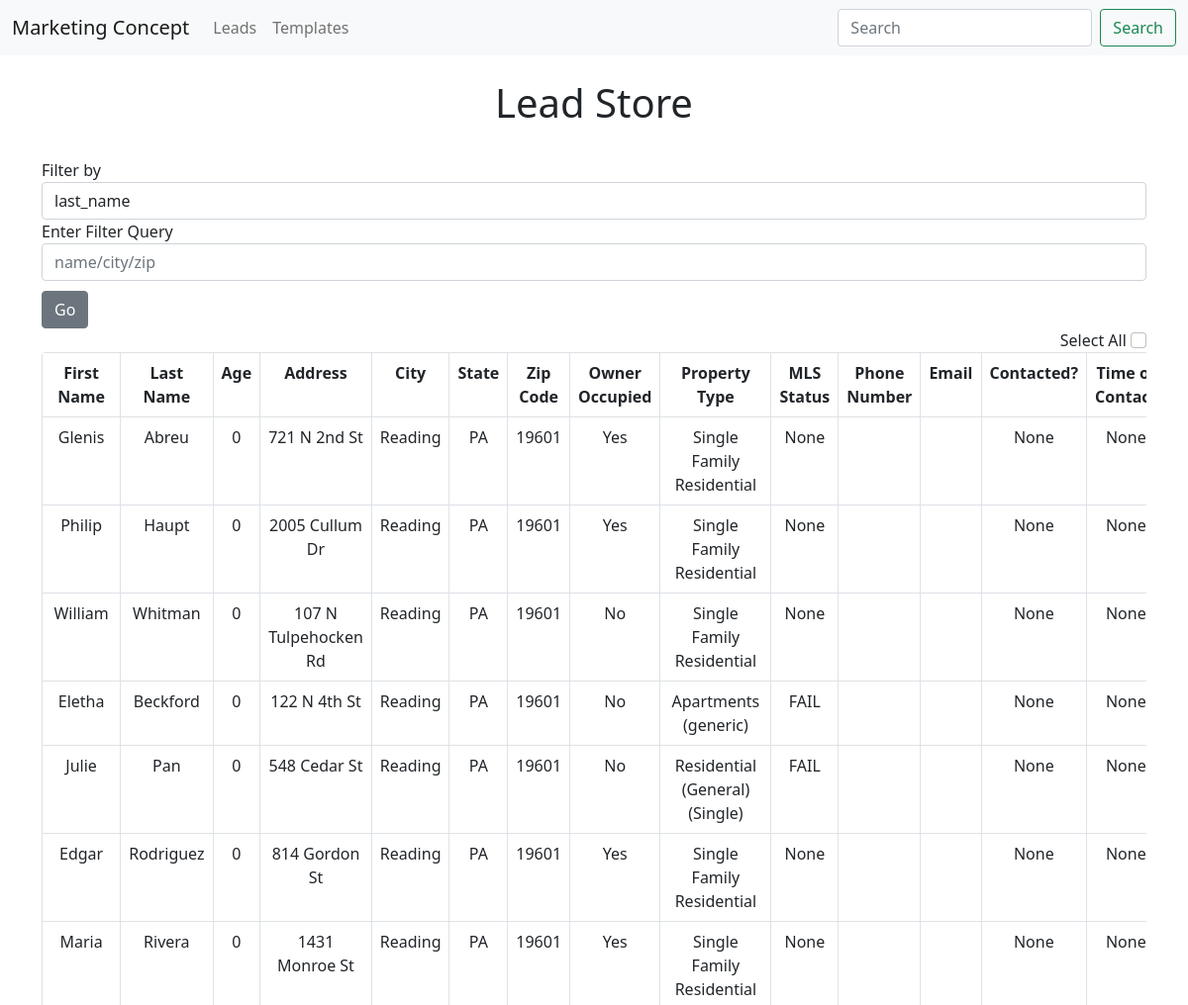
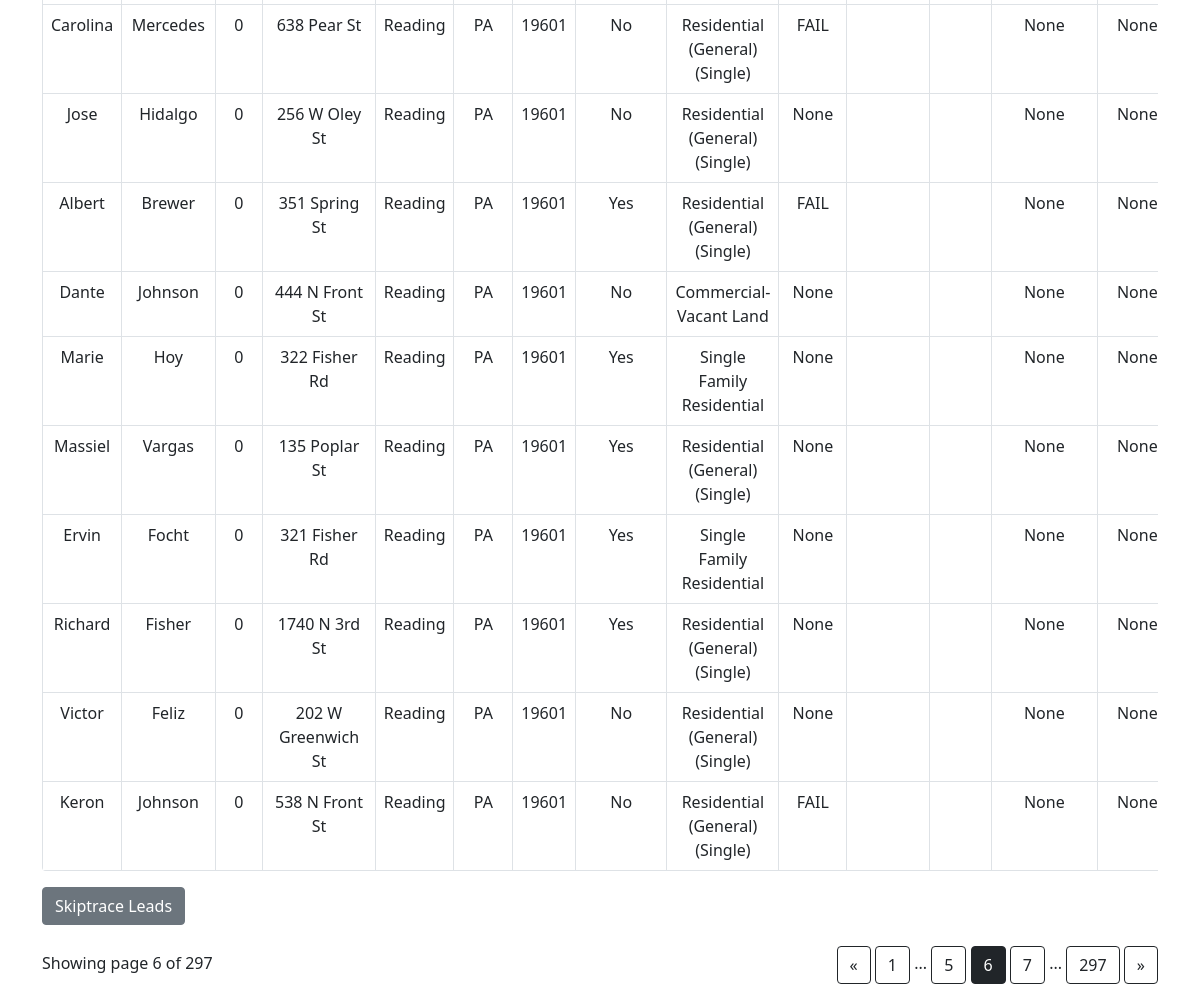
The page /leads?page=6 on the database its author committed (2 pictures, top to bottom).
### app.py (models this page shows, shortened)
class Lead(db.Model):
    id = db.Column(db.Integer, primary_key=True)
    first_name = db.Column(db.String(200), nullable=False)
    last_name = db.Column(db.String(200), nullable=False)
    age = db.Column(db.Integer, default=0) #just added
    address = db.Column(db.String(200), nullable=False)
    city = db.Column(db.String(200), nullable=False)
    state = db.Column(db.String(200), nullable=False)
    zip = db.Column(db.String(200), nullable=False)
    owner_occupied = db.Column(db.String, nullable=False)
    property_type = db.Column(db.String, nullable=False)
    mls_status = db.Column(db.String, nullable=False)
    mobile_phones = db.relationship('Phone_Number', backref='lead')
    emails = db.relationship('Email', backref='lead')
    contacted = db.Column(db.Integer, default=0)
    contact_time = db.Column(db.DateTime)
    template_sent = db.Column(db.String(200), nullable=False)
    response = db.Column(db.String(200))
    motivation_level = db.Column(db.String(200), nullable=False)

### app.py (the view, shortened to what this page needs)
@app.route('/leads', methods=['POST', 'GET'])
def leads():
    page = request.args.get('page', 1, type=int)
    leads = db.session.query(Lead).paginate(page=page, per_page=ROWS_PER_PAGE)
    return render_template('leads.html', leads=leads)

### templates/leads.html (shortened to what this page needs)
{% extends 'base.html' %}
{% block body %}
<br><h1 style="text-align:center">Lead Store</h1><br>
<form class="form-inline" method="POST" action="{{ url_for('updated_filter') }}">
    <div class="form-group">
        <label for="exampleFormControlInput1">Filter by </label>
        <div class="input-group">
                <select name="comp_select" class="selectpicker form-control">
                    <option>last_name</option>
                </select>
        </div>
        <div class="form-group">
            <label for="exampleFormControlInput1">Enter Filter Query</label>
            <input name="info" class="form-control" id="exampleFormControlInput1" placeholder="name/city/zip">
        </div>
        <button type="submit" class="btn btn-secondary" style="margin-top: 10px;">Go</button>
    </div>
</form>
<span style="float: right;">Select All  <input class="form-check-input" type="checkbox"  id='updateme' onClick="toggle(this)"/></span><br/>
<div class="table-responsive">
    <form action="" method='POST'>
        <table class="table table-bordered" style="border-radius: 4px; overflow: hidden;">
            <tr>
                <th>First Name</th>
                <th>Last Name</th>
                <th>Age</th>
                <th>Address</th>
                <th>City</th>
                <th>State</th>
                <th>Zip Code</th>
                <th>Owner Occupied</th>
                <th>Property Type</th>
                <th>MLS Status</th>
                <th>Phone Number</th>
                <th>Email</th>
                <th>Contacted?</th>
                <th>Time of Contact</th>
            </tr>
            {%  for lead in leads.items %}
                {% if lead.first_name %}
            <tr>
                <td>{{lead.first_name}}</td>
                <td>{{lead.last_name}}</td>
                <td>{{lead.age|int}}</td>
                <td>{{lead.address}}</td>
                <td>{{lead.city}}</td>
                <td>{{lead.state}}</td>
                <td>{{lead.zip}}</td>
                <td>{{lead.owner_occupied}}</td>
                <td>{{lead.property_type}}</td>
                <td>{{lead.mls_status}}</td>
                <td>
                </td>
                <td>
                </td>
                <td>{{lead.contacted}}</td>
                <td>{{lead.contact_time}}</td>
            </tr>
                {% endif %}
            {% endfor %}
        </table>
        <button type='submit' class="btn btn-secondary" style="margin-bottom: 10px;">Skiptrace Leads</button>
    </form>
</div>
<div class="text-right" style="float: right; margin-top: 11px;">
    <a href="{{ url_for('leads', page=leads.prev_num) }}"
       class="btn btn-outline-dark
       {% if leads.page == 1 %}disabled{% endif %}">
        &laquo;
    </a>
    {% for page_num in leads.iter_pages(left_edge=1, right_edge=1, left_current=1, right_current=2) %}
{% if page_num %}
            {% if leads.page == page_num %}
            <a href="{{ url_for('leads', page=page_num) }}"
               class="btn btn-dark">
                {{ page_num }}
            </a>
            {% else %}
            <a href="{{ url_for('leads', page=page_num) }}"
               class="btn btn-outline-dark">
                {{ page_num }}
            </a>
            {% endif %}
        {% else %}
            ...
        {% endif %}
    {% endfor %}
    <a href="{{ url_for('leads', page=leads.next_num) }}"
       class="btn btn-outline-dark
       {% if leads.page == leads.pages %}disabled{% endif %}">
        &raquo;
    </a>
</div>
<p class="text-right mt-3">
   Showing page {{ leads.page }} of {{ leads.pages }}
</p>
{% endblock %}

### static/css/main.css (style rules this page uses)
table, th, td { text-align: center; }

### rows shown on the page
Lead: first_name "Glenis", last_name "Abreu", age "0", address "721 N 2nd St", city "Reading", state "PA", zip "19601", owner_occupied "Yes", property_type "Single Family Residential", mls_status "None", contacted "None", contact_time "None"
Lead: first_name "Philip", last_name "Haupt", age "0", address "2005 Cullum Dr", city "Reading", state "PA", zip "19601", owner_occupied "Yes", property_type "Single Family Residential", mls_status "None", contacted "None", contact_time "None"
Lead: first_name "William", last_name "Whitman", age "0", address "107 N Tulpehocken Rd", city "Reading", state "PA", zip "19601", owner_occupied "No", property_type "Single Family Residential", mls_status "None", contacted "None", contact_time "None"
Lead: first_name "Eletha", last_name "Beckford", age "0", address "122 N 4th St", city "Reading", state "PA", zip "19601", owner_occupied "No", property_type "Apartments (generic)", mls_status "FAIL", contacted "None", contact_time "None"
Lead: first_name "Julie", last_name "Pan", age "0", address "548 Cedar St", city "Reading", state "PA", zip "19601", owner_occupied "No", property_type "Residential (General) (Single)", mls_status "FAIL", contacted "None", contact_time "None"
Lead: first_name "Edgar", last_name "Rodriguez", age "0", address "814 Gordon St", city "Reading", state "PA", zip "19601", owner_occupied "Yes", property_type "Single Family Residential", mls_status "None", contacted "None", contact_time "None"
Lead: first_name "Maria", last_name "Rivera", age "0", address "1431 Monroe St", city "Reading", state "PA", zip "19601", owner_occupied "Yes", property_type "Single Family Residential", mls_status "None", contacted "None", contact_time "None"
Lead: first_name "Carolina", last_name "Mercedes", age "0", address "638 Pear St", city "Reading", state "PA", zip "19601", owner_occupied "No", property_type "Residential (General) (Single)", mls_status "FAIL", contacted "None", contact_time "None"
Lead: first_name "Jose", last_name "Hidalgo", age "0", address "256 W Oley St", city "Reading", state "PA", zip "19601", owner_occupied "No", property_type "Residential (General) (Single)", mls_status "None", contacted "None", contact_time "None"
Lead: first_name "Albert", last_name "Brewer", age "0", address "351 Spring St", city "Reading", state "PA", zip "19601", owner_occupied "Yes", property_type "Residential (General) (Single)", mls_status "FAIL", contacted "None", contact_time "None"
Lead: first_name "Dante", last_name "Johnson", age "0", address "444 N Front St", city "Reading", state "PA", zip "19601", owner_occupied "No", property_type "Commercial-Vacant Land", mls_status "None", contacted "None", contact_time "None"
Lead: first_name "Marie", last_name "Hoy", age "0", address "322 Fisher Rd", city "Reading", state "PA", zip "19601", owner_occupied "Yes", property_type "Single Family Residential", mls_status "None", contacted "None", contact_time "None"
Lead: first_name "Massiel", last_name "Vargas", age "0", address "135 Poplar St", city "Reading", state "PA", zip "19601", owner_occupied "Yes", property_type "Residential (General) (Single)", mls_status "None", contacted "None", contact_time "None"
Lead: first_name "Ervin", last_name "Focht", age "0", address "321 Fisher Rd", city "Reading", state "PA", zip "19601", owner_occupied "Yes", property_type "Single Family Residential", mls_status "None", contacted "None", contact_time "None"
Lead: first_name "Richard", last_name "Fisher", age "0", address "1740 N 3rd St", city "Reading", state "PA", zip "19601", owner_occupied "Yes", property_type "Residential (General) (Single)", mls_status "None", contacted "None", contact_time "None"
Lead: first_name "Victor", last_name "Feliz", age "0", address "202 W Greenwich St", city "Reading", state "PA", zip "19601", owner_occupied "No", property_type "Residential (General) (Single)", mls_status "None", contacted "None", contact_time "None"
Lead: first_name "Keron", last_name "Johnson", age "0", address "538 N Front St", city "Reading", state "PA", zip "19601", owner_occupied "No", property_type "Residential (General) (Single)", mls_status "FAIL", contacted "None", contact_time "None"

### other values the page prints
{{ page_num }} "1" "5" "7" "297"
{{ page_num }} "6"
{{ leads.page }} "6"
{{ leads.pages }} "297"
